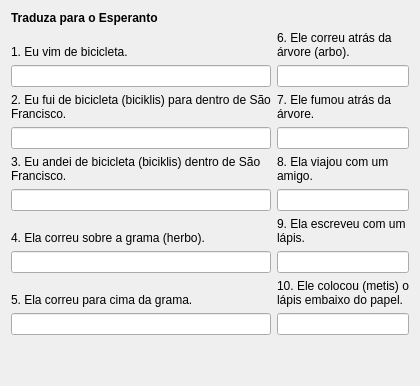
     <widget class="QWidget" name="Sendas3_Lec07">
      <attribute name="icon">
       <iconset resource="ikonoj.qrc">
        <normaloff>:/ikonoj/sendas_24.png</normaloff>:/ikonoj/sendas_24.png</iconset>
      </attribute>
      <attribute name="title">
       <string>15</string>
      </attribute>
      <layout class="QVBoxLayout" name="verticalLayout_258" stretch="0,2,1">
       <item>
        <widget class="titolo" name="Lec07_Label10">
         <property name="maximumSize">
          <size>
           <width>16777215</width>
           <height>30</height>
          </size>
         </property>
         <property name="font">
          <font>
           <weight>75</weight>
           <bold>true</bold>
          </font>
         </property>
         <property name="text">
          <string>Traduza para o Esperanto</string>
         </property>
         <property name="wordWrap">
          <bool>true</bool>
         </property>
        </widget>
       </item>
       <item>
        <layout class="QHBoxLayout" name="horizontalLayout_431">
         <item>
          <layout class="QVBoxLayout" name="verticalLayout_227">
           <property name="spacing">
            <number>6</number>
           </property>
           <item>
            <layout class="QVBoxLayout" name="verticalLayout_247">
             <item>
              <widget class="QLabel" name="Lec07_Label569">
               <property name="text">
                <string>1. Eu vim de bicicleta.</string>
               </property>
               <property name="alignment">
                <set>Qt::AlignBottom|Qt::AlignLeading|Qt::AlignLeft</set>
               </property>
               <property name="wordWrap">
                <bool>true</bool>
               </property>
               <property name="buddy">
                <cstring>lineEdit_58</cstring>
               </property>
              </widget>
             </item>
             <item>
              <widget class="cx_edit" name="lineEdit_58"/>
             </item>
            </layout>
           </item>
           <item>
            <layout class="QVBoxLayout" name="verticalLayout_248">
             <item>
              <widget class="QLabel" name="Lec07_Label570">
               <property name="text">
                <string>2. Eu fui de bicicleta (biciklis) para dentro de São Francisco.</string>
               </property>
               <property name="alignment">
                <set>Qt::AlignBottom|Qt::AlignLeading|Qt::AlignLeft</set>
               </property>
               <property name="wordWrap">
                <bool>true</bool>
               </property>
               <property name="buddy">
                <cstring>lineEdit_59</cstring>
               </property>
              </widget>
             </item>
             <item>
              <widget class="cx_edit" name="lineEdit_59"/>
             </item>
            </layout>
           </item>
           <item>
            <layout class="QVBoxLayout" name="verticalLayout_249">
             <item>
              <widget class="QLabel" name="Lec07_Label571">
               <property name="text">
                <string>3. Eu andei de bicicleta (biciklis) dentro de São Francisco.</string>
               </property>
               <property name="alignment">
                <set>Qt::AlignBottom|Qt::AlignLeading|Qt::AlignLeft</set>
               </property>
               <property name="wordWrap">
                <bool>true</bool>
               </property>
               <property name="buddy">
                <cstring>lineEdit_60</cstring>
               </property>
              </widget>
             </item>
             <item>
              <widget class="cx_edit" name="lineEdit_60"/>
             </item>
            </layout>
           </item>
           <item>
            <layout class="QVBoxLayout" name="verticalLayout_250">
             <item>
              <widget class="QLabel" name="Lec07_Label572">
               <property name="text">
                <string>4. Ela correu sobre a grama (herbo).</string>
               </property>
               <property name="alignment">
                <set>Qt::AlignBottom|Qt::AlignLeading|Qt::AlignLeft</set>
               </property>
               <property name="wordWrap">
                <bool>true</bool>
               </property>
               <property name="buddy">
                <cstring>lineEdit_61</cstring>
               </property>
              </widget>
             </item>
             <item>
              <widget class="cx_edit" name="lineEdit_61"/>
             </item>
            </layout>
           </item>
           <item>
            <layout class="QVBoxLayout" name="verticalLayout_251">
             <item>
              <widget class="QLabel" name="Lec07_Label573">
               <property name="text">
                <string>5. Ela correu para cima da grama.</string>
               </property>
               <property name="alignment">
                <set>Qt::AlignBottom|Qt::AlignLeading|Qt::AlignLeft</set>
               </property>
               <property name="wordWrap">
                <bool>true</bool>
               </property>
               <property name="buddy">
                <cstring>lineEdit_62</cstring>
               </property>
              </widget>
             </item>
             <item>
              <widget class="cx_edit" name="lineEdit_62"/>
             </item>
            </layout>
           </item>
          </layout>
         </item>
         <item>
          <layout class="QVBoxLayout" name="verticalLayout_252">
           <property name="spacing">
            <number>6</number>
           </property>
           <item>
            <layout class="QVBoxLayout" name="verticalLayout_253">
             <item>
              <widget class="QLabel" name="Lec07_Label575">
               <property name="text">
                <string>6. Ele correu atrás da árvore (arbo).</string>
               </property>
               <property name="alignment">
                <set>Qt::AlignBottom|Qt::AlignLeading|Qt::AlignLeft</set>
               </property>
               <property name="wordWrap">
                <bool>true</bool>
               </property>
               <property name="buddy">
                <cstring>lineEdit_81</cstring>
               </property>
              </widget>
             </item>
             <item>
              <widget class="cx_edit" name="lineEdit_81"/>
             </item>
            </layout>
           </item>
           <item>
            <layout class="QVBoxLayout" name="verticalLayout_254">
             <item>
              <widget class="QLabel" name="Lec07_Label576">
               <property name="text">
                <string>7. Ele fumou atrás da árvore.</string>
               </property>
               <property name="alignment">
                <set>Qt::AlignBottom|Qt::AlignLeading|Qt::AlignLeft</set>
               </property>
               <property name="wordWrap">
                <bool>true</bool>
               </property>
               <property name="buddy">
                <cstring>lineEdit_82</cstring>
               </property>
              </widget>
             </item>
             <item>
              <widget class="cx_edit" name="lineEdit_82"/>
             </item>
            </layout>
           </item>
           <item>
            <layout class="QVBoxLayout" name="verticalLayout_255">
             <item>
              <widget class="QLabel" name="Lec07_Label577">
               <property name="text">
                <string>8. Ela viajou com um amigo.</string>
               </property>
               <property name="alignment">
                <set>Qt::AlignBottom|Qt::AlignLeading|Qt::AlignLeft</set>
               </property>
               <property name="wordWrap">
                <bool>true</bool>
               </property>
               <property name="buddy">
                <cstring>lineEdit_83</cstring>
               </property>
              </widget>
             </item>
             <item>
              <widget class="cx_edit" name="lineEdit_83"/>
             </item>
            </layout>
           </item>
           <item>
            <layout class="QVBoxLayout" name="verticalLayout_256">
             <item>
              <widget class="QLabel" name="Lec07_Label578">
               <property name="text">
                <string>9. Ela escreveu com um lápis.</string>
               </property>
               <property name="alignment">
                <set>Qt::AlignBottom|Qt::AlignLeading|Qt::AlignLeft</set>
               </property>
               <property name="wordWrap">
                <bool>true</bool>
               </property>
               <property name="buddy">
                <cstring>lineEdit_84</cstring>
               </property>
              </widget>
             </item>
             <item>
              <widget class="cx_edit" name="lineEdit_84"/>
             </item>
            </layout>
           </item>
           <item>
            <layout class="QVBoxLayout" name="verticalLayout_257">
             <item>
              <widget class="QLabel" name="Lec07_Label579">
               <property name="text">
                <string>10. Ele colocou (metis) o lápis embaixo do papel.</string>
               </property>
               <property name="alignment">
                <set>Qt::AlignBottom|Qt::AlignLeading|Qt::AlignLeft</set>
               </property>
               <property name="wordWrap">
                <bool>true</bool>
               </property>
               <property name="buddy">
                <cstring>lineEdit_85</cstring>
               </property>
              </widget>
             </item>
             <item>
              <widget class="cx_edit" name="lineEdit_85"/>
             </item>
            </layout>
           </item>
          </layout>
         </item>
        </layout>
       </item>
       <item>
        <spacer name="verticalSpacer_9">
         <property name="orientation">
          <enum>Qt::Vertical</enum>
         </property>
         <property name="sizeHint" stdset="0">
          <size>
           <width>20</width>
           <height>40</height>
          </size>
         </property>
        </spacer>
       </item>
      </layout>
     </widget>
